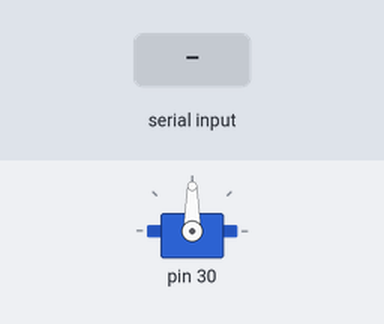
The sketch below on a simulated Arduino Uno, built with avr-gcc and run on an emulated ATmega328P. On the bench: servo. The test bench sets the inputs (shaded band).

Above: at 0.9 s.
1.0 s: "1" received over Serial
At 1.9 s:
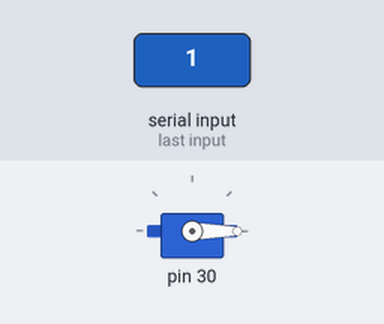
At 5.4 s:
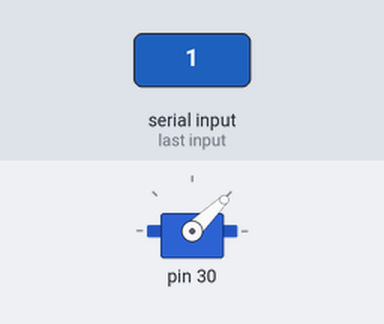
Timing chart, 0 to 8.5 s (numbered marks = the images above; inputs shaded):
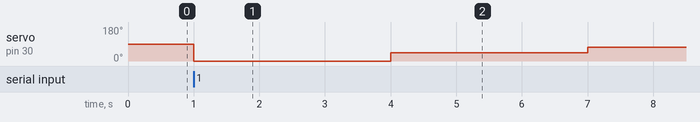

Measured:
- after the input at 1.0 s, servo on pin 30: 90° → 0° at once, → 44° 3.0 s later, → 73° 3.0 s later

The sketch:

sketch_mar26a.ino
```cpp
#include "Driver.h"

ESC esc = ESC(30);
Solenoid sol = Solenoid(28);
unsigned long pretime_s;

void setup() {
  Serial.begin(115200);
  esc.attachESC();
  sol.setupSol();
  while (!Serial.available());
  esc.setupESC();
  pretime_s = micros();
}

void loop() {
  esc.drive(1300);
  while (Serial.available())
    Serial.read();
  while (!Serial.available());
  shoot(80, 3000000);

}

void shoot(uint16_t power, long break_time) {
  if (pretime_s + break_time < micros())
  {
    esc.drive(1080);
    delay(70);
    sol.shot(power);
    esc.drive(1300);
    pretime_s = micros();
  }
}
```

Driver.cpp
```cpp
#include <Arduino.h>
#include "Driver.h"
#include <Servo.h>

ESC::ESC(byte pin, int minval = 1000, int maxal = 2000) {

  this->minval = minval;
  this->maxval = maxval;
  this->pin = pin;

}

void ESC::attachESC()
{
  motor.attach(pin);
}

void ESC::setupESC()
{
  motor.writeMicroseconds(maxval);
  delay(3000);
  motor.writeMicroseconds(minval);
  delay(3000);
}

void ESC::drive(int power)
{
  //if (pretime + 1000000<micros()) {
  //    if (power > maxval) power = 2000;
  //    if (power < minval) power = 1000;
  motor.writeMicroseconds(power);
  pretime = micros();
  //}
}

Solenoid::Solenoid(byte pin)
{
  this->pin = pin;
}

void Solenoid::setupSol() {
  pinMode(pin, OUTPUT);
  digitalWrite(pin, HIGH);

}

void Solenoid::shot(int power)
{
  digitalWrite(pin, LOW);
  delay(power);
  digitalWrite(pin, HIGH);
}
```

Driver.h
```cpp
#ifndef ESC_H
#define ESC_H
#include <Servo.h>

class ESC
{
  public:
    ESC(byte pin, int minval=1000, int maxal=2000);
    void setupESC();
    void attachESC();
    void drive(int power);
  private:
    unsigned long pretime;
    int minval, maxval;
    byte pin;
    Servo motor;
};

class Solenoid
{
  public:
    Solenoid(byte pin);
    void setupSol();
    void shot(int power);
  private:
    byte pin;
};
#endif
```
